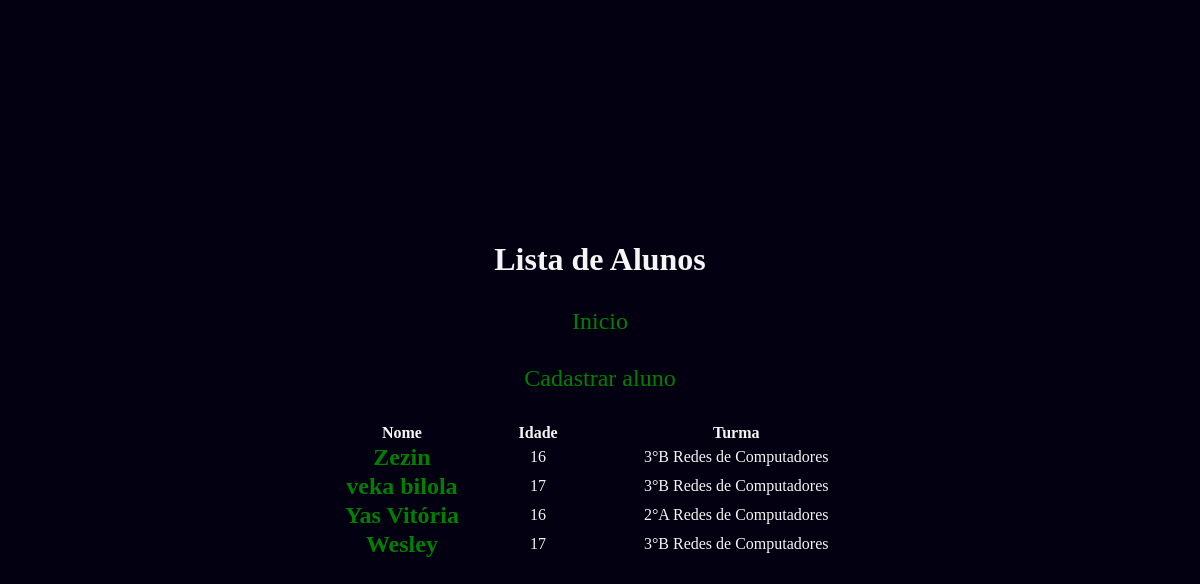
Page /alunos/ on the earlier database version.
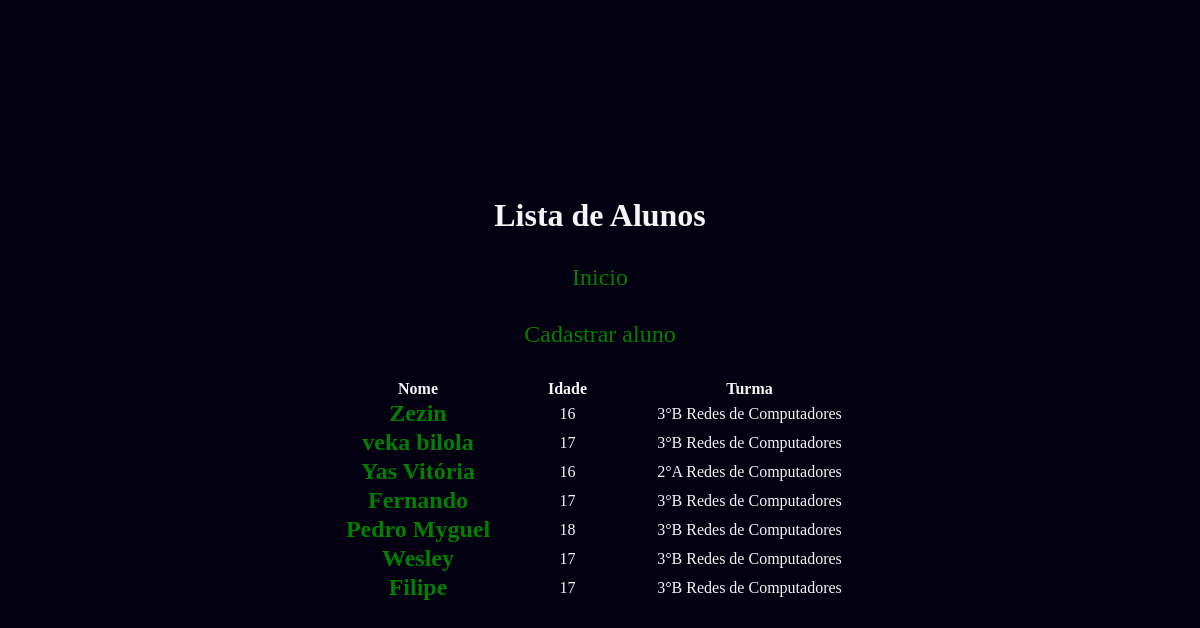
Same page on the later database version.
### cadastro/models.py (models this page shows, shortened)
class Aluno(models.Model):
    nome = models.CharField(max_length=100)
    idade = models.IntegerField()
    turma = models.ForeignKey(Turma, on_delete=models.CASCADE)
    data_cadastro = models.DateTimeField(auto_now=True)

class Turma(models.Model):
    nome = models.CharField(max_length=100)
    dt_criacao = models.DateTimeField(auto_now_add=True)
    def __str__(self):
        return self.nome

### cadastro/views.py (the view)
# urls.py: path('alunos/', views.alunos, name='alunos'),
def alunos(request):
    data = {}
    data['alunos'] = Aluno.objects.all()
    return render(request, 'alunos.html', data)

### cadastro/templates/alunos.html (shortened to what this page needs)
{% load static %}
<!DOCTYPE html>
<html lang="en">
<head>
    <link rel="stylesheet" href="{% static 'css/base.css' %}">
</head>
<body>
    <div class="container">
        <h2>Lista de Alunos</h2>
        <a href="{% url 'home' %}" id="link_inicio">Inicio</a>
        <a href="{% url 'cadastrar_aluno' %}" id="link_cadastro">Cadastrar aluno</a>
        <table class="area_alunos">
            <thead>
                <tr>
                    <th><label for="nome">Nome</label></th>
                    <th><label for="idade">Idade</label></th>
                    <th><label for="turma">Turma</label></th>
                </tr>
            </thead>
            <tbody>
                {% for aluno in alunos %}
                <tr>
                    <th><a href="{% url 'editar_aluno' aluno.id %}">{{ aluno.nome }}</a></th>
                    <td>
                        <label>{{ aluno.idade }}</label>
                    </td>
                    <td>
                        <label>{{ aluno.turma }}</label>
                    </td>
                </tr>
                {% endfor %}
            </tbody>
        </table>
    </div>
</body>
</html>

### cadastro/static/css/base.css (style rules this page uses)
* { box-sizing: border-box; margin: 0; padding: 0; }
.container { width: 100%; height: 100vh; display: flex; flex-direction: column; justify-content: center; align-items: center; gap: 30px; }
.area_alunos { overflow: scroll; width: 50%; }
td { text-align: center; }
body { background-color: rgb(3, 1, 17); }
label { color: whitesmoke; font-size: 1rem; }
h2 { font-size: 2rem; color: whitesmoke; }
a { color: green; text-decoration: none; font-size: 1.5rem; }

Differences in the rows shown:
added Aluno: nome "Fernando", idade "17", turma "3°B Redes de Computadores"
added Aluno: nome "Pedro Myguel", idade "18", turma "3°B Redes de Computadores"
added Aluno: nome "Filipe", idade "17", turma "3°B Redes de Computadores"
